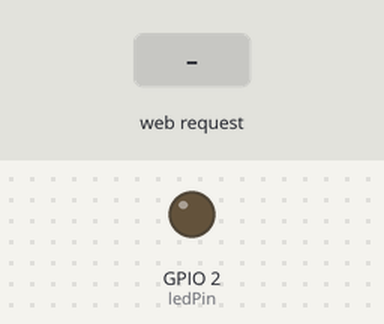
The sketch below on a simulated ESP32. Parts: output pins drawn as LEDs (lit = HIGH). The inputs (shaded band) are chosen by the test bench. WiFi joins after 1.5 s; servers stay silent unless stated; what the sketch prints to the serial monitor is not drawn.

Above: at 3.2 s.
3.3 s: HTTP request GET /LED=ON received
At 3.8 s:
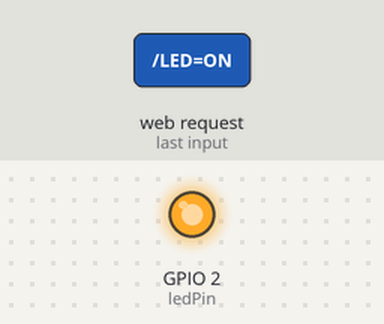
4.8 s: HTTP request GET /LED=OFF received
At 6.1 s:
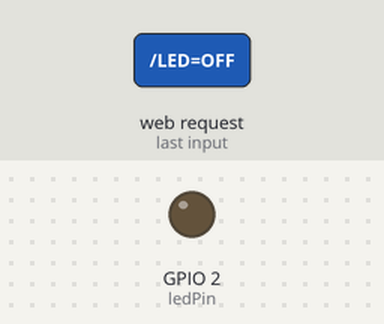
Timing chart, 0 to 7.8 s (numbered marks = the images above; inputs shaded):
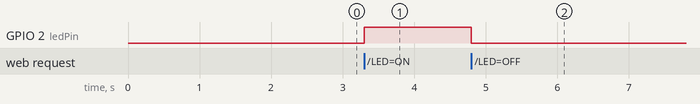

The sketch:

DAY02_blinkled.ino
```cpp
#include <WiFi.h>
const char* ssid = "Link";
const char* password = "HQRN7K767";
const int ledPin = 2;
WiFiServer server(80);

void setup() {
  Serial.begin(115200);
  pinMode(ledPin, OUTPUT);
  digitalWrite(ledPin, LOW);

  Serial.print("Connecting to WiFi");
  WiFi.begin(ssid, password);
  int attemps = 0;
  while (WiFi.status() != WL_CONNECTED && attemps < 20) {
    delay(1000);
    Serial.print(".");
    attemps++;
  }

  if (WiFi.status() == WL_CONNECTED) {
    Serial.println("Connected!");
    Serial.print("IP address: ");
    Serial.println(WiFi.localIP());
  }
  else {
    Serial.println("\nFailed to connect");
  }
  server.begin();

}

void loop() {
  WiFiClient client = server.available();
  if (client) {
    Serial.println("Client Connected");
    String request = client.readStringUntil('\r');
    Serial.println(request);
    client.flush();

    if (request.indexOf("/LED=ON") != -1) {
      digitalWrite(ledPin, HIGH);
    }
    else if(request.indexOf("/LED=OFF") != -1) {
      digitalWrite(ledPin, LOW);
    }

    //HTML
    client.println("HTTP/1.1 200 OK");
    client.println("Content-type:text/html");
    client.println();


    client.println("<html> <body style = 'text-align: center;'>");
    client.println("<h2> ESP 32 LED CONTROL </h2>");
    client.println("<a href = \"/LED=ON\"><button style = 'font-size: 30px;'> Turn on </button></a>");
    client.println("&nbsp;");
    client.println("<a href = \"/LED=OFF\"><button style = 'font-size: 30px;'> Turn off </button></a>");
    client.println("</html></body>");

    client.stop();
    Serial.println("Client Disconnected");

  }

}
```

Measured:
- after the input at 3.3 s, GPIO 2 (ledPin): LOW → HIGH at once
- after the input at 4.8 s, GPIO 2 (ledPin): HIGH → LOW at once
